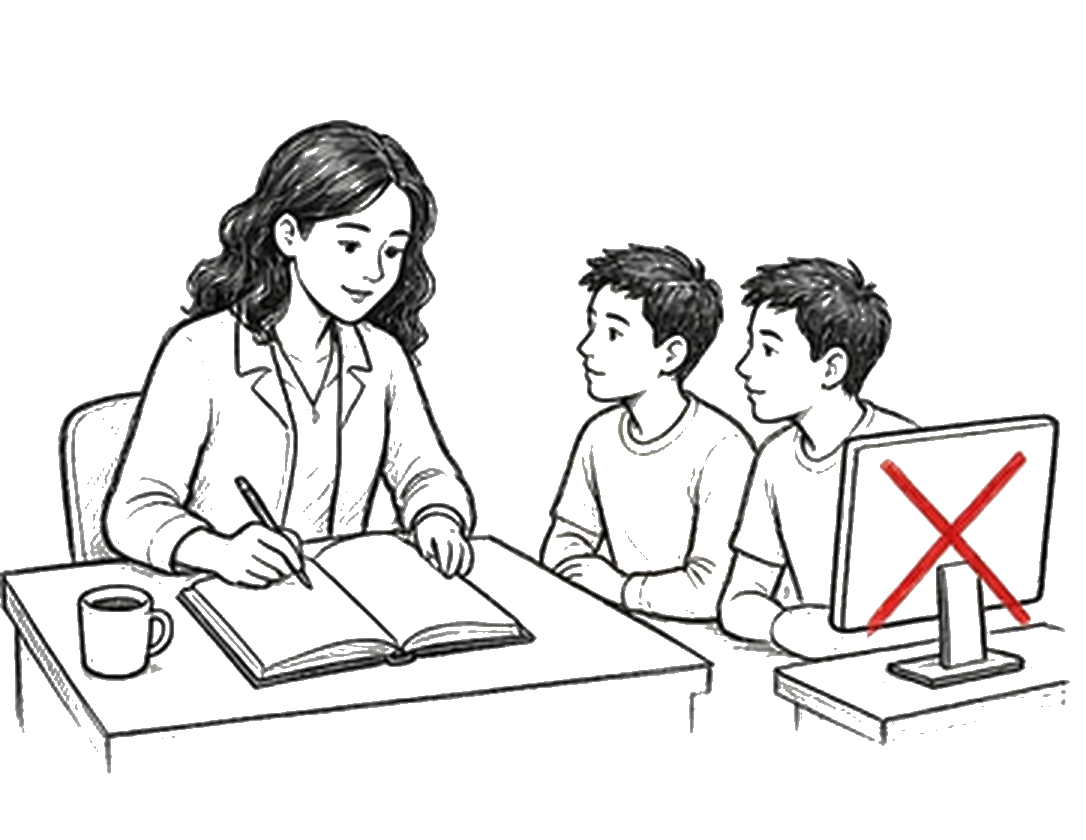
#> input picture assets/cousin.png, 1086 x 840 px, given in place of l4-milano.jpg, which was not available
$ python board4_build.py
#> lines starting #> are read from the running program, lines starting #| are printed output that depends on the picture; after the words box and inside, x2 and y2 are one past the last pixel; in counts of white or black regions, pixels touching at a corner belong together
"""Lavagna 4 (2016-2019): process generated art, align cues, write boards/lavagna4*.json.
Does not touch prepare_assets.py.
WARNING: regenerates boards/lavagna4.json and boards/lavagna4.art.json from scratch (art paths, cues, notes),
overwriting hand edits made later in those files. For text fixes edit boards/lavagna4.json directly.
Dry run: BOARDS_OUT=/tmp/x python3 tools/board4_build.py"""
from pathlib import Path
from PIL import Image,ImageDraw,ImageFont
import numpy as np,cv2,json,re,subprocess
P=Path(__file__).resolve().parent.parent;A=P/'assets'
PURPLE='#7442b8';PRGB=np.array([116,66,184])
X0=13280
font=ImageFont.truetype(str(A/'PatrickHand-Regular.ttf'),46)
def fit_note(dr,im,x,y,t,font,anchor,m=10):
 # keep the whole lettering (ascenders, accents, descenders of g j p q y) inside the image, with a margin
 l,tp,r,b=dr.textbbox((x,y),t,font=font,anchor=anchor);w,h=im.size
 dx=max(0,m-l)-max(0,r-(w-m));dy=max(0,m-tp)-max(0,b-(h-m));return x+dx,y+dy
def process(key,notes=()):
#> called with key = 'l4-milano', notes = ()
 im=Image.open(P/'from-gen'/f'{key}.jpg').convert('RGB');dr=ImageDraw.Draw(im)
#> in process, im is the input picture: PIL image 1086x840 RGB; mean R, G, B 230.3, 229.3, 229
 for (x,y,t) in notes: dr.text(fit_note(dr,im,x,y,t,font,'mt'),t,font=font,fill=PURPLE,anchor='mt')
 a=np.asarray(im).copy().astype(int);r,g,b=a[:,:,0],a[:,:,1],a[:,:,2]
#> after `r, g, b = (a[:, :, 0], a[:, :, 1], a[:, :, 2])`:
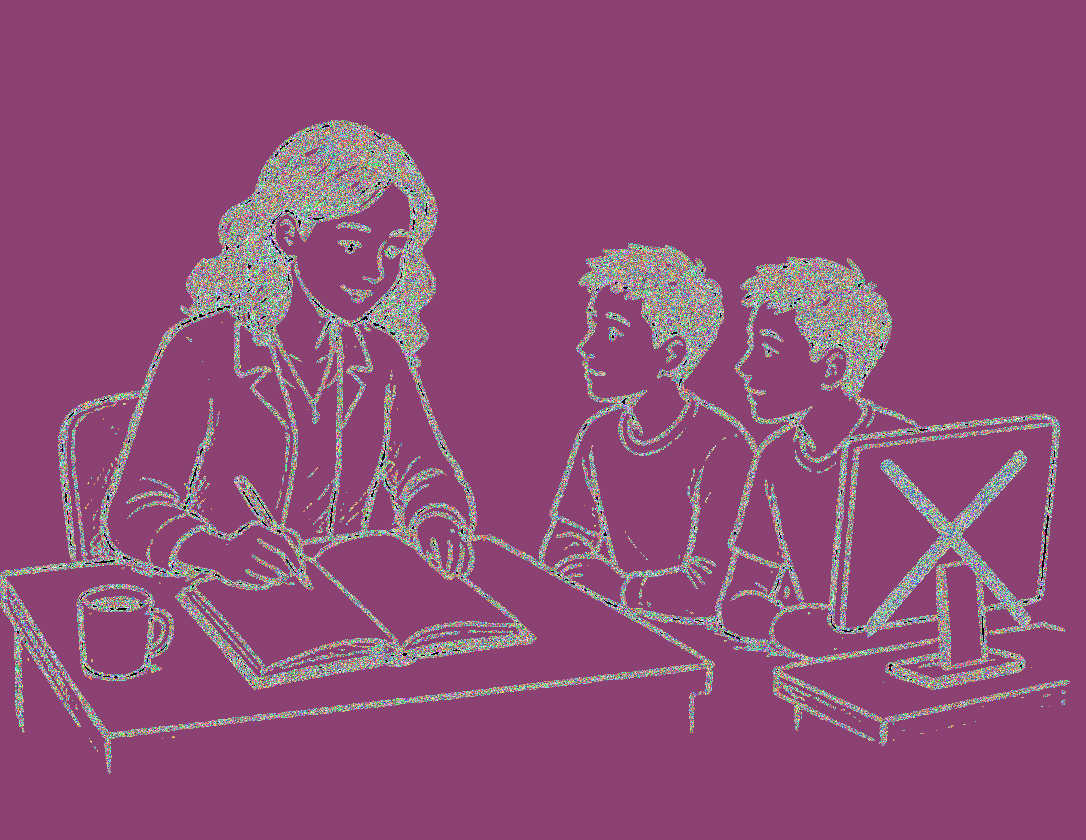
#> r: shape (840, 1086) int64; 255 distinct labels, from 0 to 255; one colour per label, 0 black
#> after `r, g, b = (a[:, :, 0], a[:, :, 1], a[:, :, 2])`:
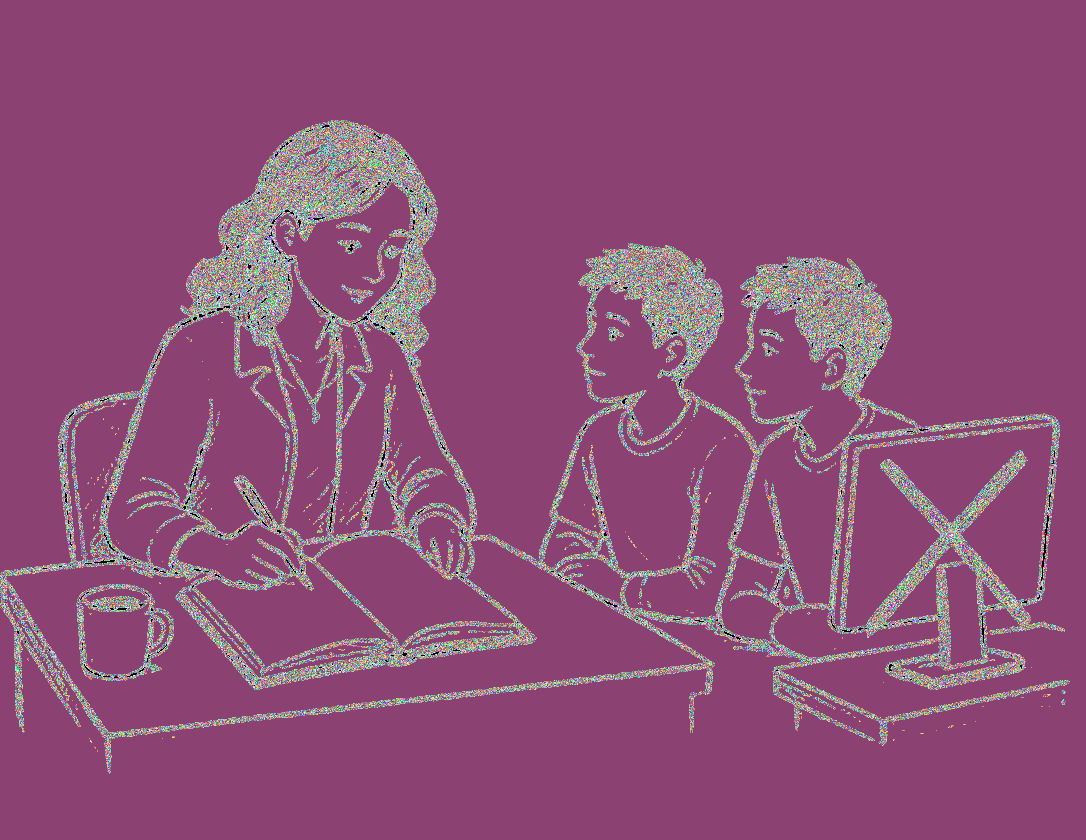
#> g: shape (840, 1086) int64; 219 distinct labels, from 0 to 255; one colour per label, 0 black
#> after `r, g, b = (a[:, :, 0], a[:, :, 1], a[:, :, 2])`:
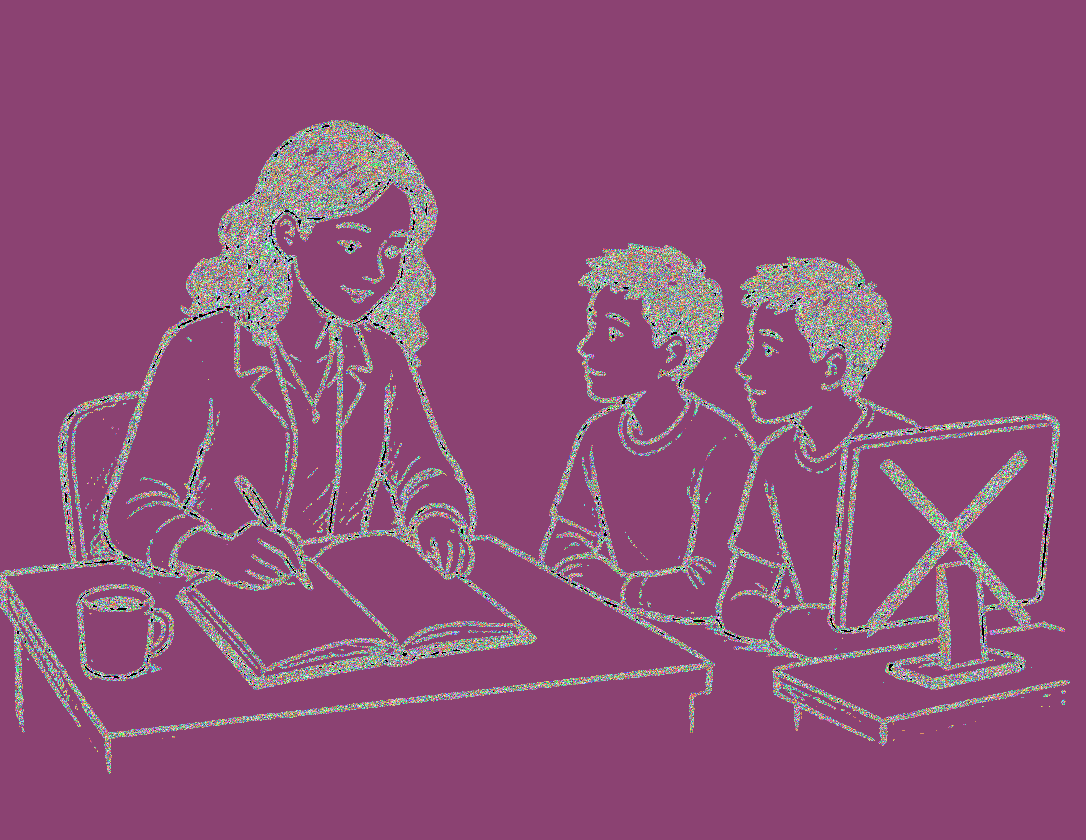
#> b: shape (840, 1086) int64; 214 distinct labels, from 0 to 255; one colour per label, 0 black
 green=(r>g+30)&(b>g+30)
#> green: shape (840, 1086) bool; every value is 0
 gray=(0.299*r+0.587*g+0.114*b);ink=(gray<170)|green
#> after `ink = (gray < 170) | green`:
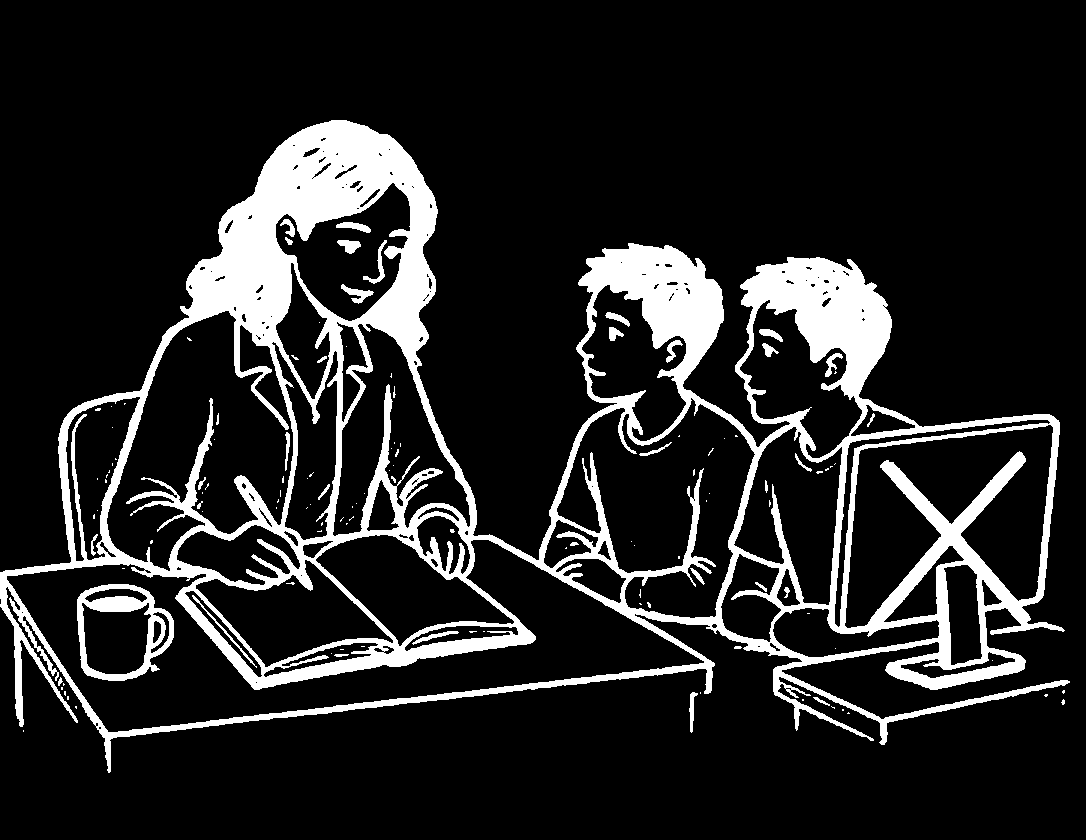
#> ink: shape (840, 1086) bool; 14.2% white; 127 white regions (91 under 20 px)
 out=a.copy();out[~ink]=255;out[green]=PRGB
 Image.fromarray(out.astype('uint8')).save(A/f'{key}.png')
 contours,_=cv2.findContours(ink.astype('uint8')*255,cv2.RETR_LIST,cv2.CHAIN_APPROX_SIMPLE)
#> contours = 278 contours, 180 with area under 20; largest, box (x1, y1, x2, y2) and area: (0, 120, 1070, 773) 364269, (6, 539, 705, 733) 49685, (106, 310, 294, 572) 28662, (556, 397, 756, 619) 25892, (844, 424, 1054, 629) 24562
 contours=sorted(contours,key=lambda c:(cv2.boundingRect(c)[0]//170,cv2.boundingRect(c)[1]))
 paths=[]
 for c in contours:
  if cv2.arcLength(c,False)<14:continue
  pts=cv2.approxPolyDP(c,1.3,True).reshape(-1,2).tolist()
  if len(pts)<2:continue
  paths+=pts+[pts[0],None]
#> this loop made 278 passes
#> c on passes 4, 5, 7: [[124, 403], [124, 404], [125, 403]], [[111, 406]], [[112, 427]]
#> after the loop, paths = 2280 items, first 6: [0, 572], [0, 606], [14, 626], [15, 708], [17, 718], [20, 721]
 w,h=im.size
#> w = 1086; h = 840
 return {'src':f'assets/{key}.png','w':w,'h':h,'path':paths,'radius':8}
W=1100;cols=[X0+150,X0+1450,X0+2750];rows=[380,1400];bcols=[X0+800,X0+2100]
layout=[('l4-milano',cols[0],rows[0],'1 · Three demos in Milan'),('l4-pretendenti',cols[1],rows[0],'2 · Two suitors at the door'),('l4-scelta',cols[2],rows[0],'3 · The choice'),
        ('l4-ciacco',bcols[0],rows[1],'4 · Dinner at Ciacco'),('l4-si',bcols[1],rows[1],'5 · The yes')]
art={};labels=[]
for key,x,y,label in layout:
 a=process(key);a.update({'x':x,'y':y,'width':W});art[key]=a
#> after `a = process(key)`: a = 5 items
 labels.append({'section':key,'text':label,'x':x-10,'y':y-70})
#> pass 2 of the loop `for key,x,y,label in layout:`:
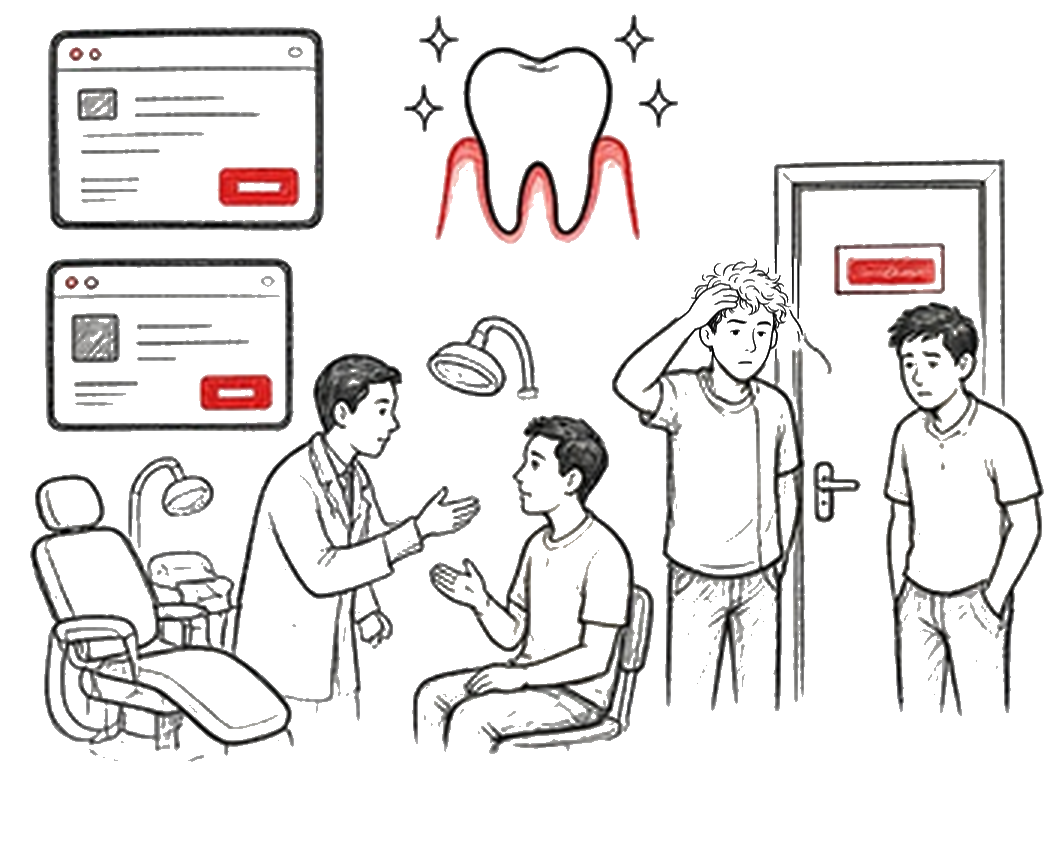
#> input picture assets/dentist.png, 1050 x 864 px, given in place of l4-pretendenti.jpg, which was not available
#> in process, im is the input picture: PIL image 1050x864 RGB; mean R, G, B 232.4, 230.4, 230.1
#> r: shape (864, 1050) int64; 256 distinct labels, from 0 to 255
#> g: shape (864, 1050) int64; 221 distinct labels, from 0 to 255
#> b: shape (864, 1050) int64; 224 distinct labels, from 0 to 255
#> green: shape (864, 1050) bool; every value is 0
#> gray: shape (864, 1050) float64
#> in process (call 2), `ink = (gray < 170) | green`:
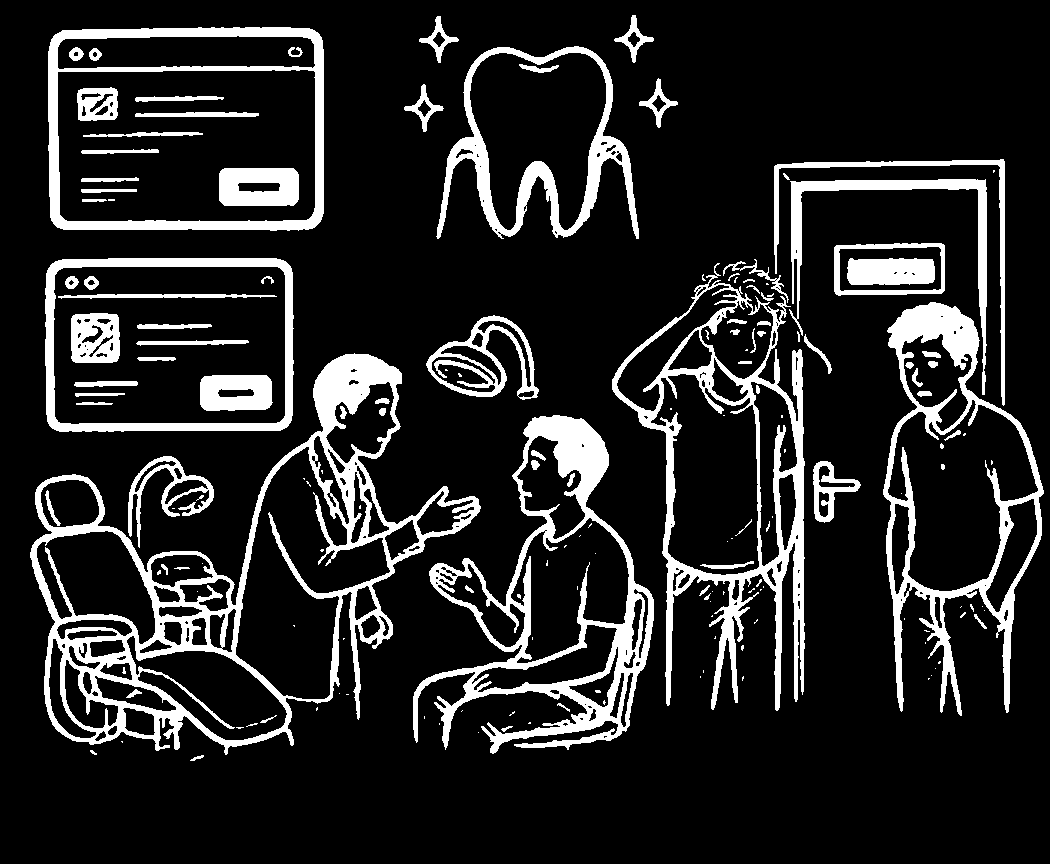
#> ink: shape (864, 1050) bool; 14.6% white; 169 white regions (84 under 20 px)
#> out: shape (864, 1050, 3) int64
#> in process (call 2), `Image.fromarray(out.astype('uint8')).save(A/f'{key}.png')`:
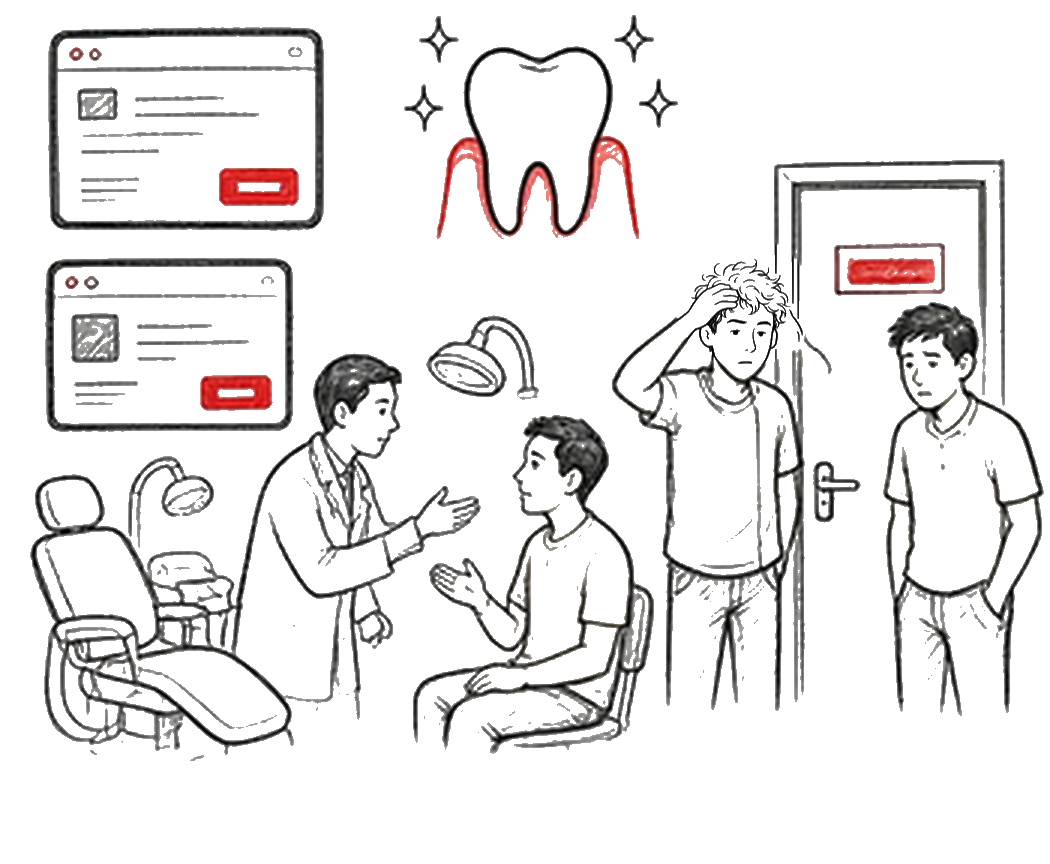
#> saved as l4-pretendenti.png: PIL image 1050x864 RGB; mean R, G, B 233.2, 231.4, 231.2
#> contours = 375 contours, 177 with area under 20; largest, box (x1, y1, x2, y2) and area: (30, 353, 481, 755) 82808, (48, 27, 324, 231) 54788, (612, 263, 805, 711) 43302, (45, 258, 294, 432) 42125, (57, 69, 316, 222) 38601
#> the loop in process (call 2), `for c in contours:` made 375 passes
#> pts on passes 3, 5, 6: [[77, 47], [69, 52], [69, 56], [73, 60], [79, 59], [83, 54]], [[94, 51], [97, 53], [95, 57], [92, 55]], [[75, 51], [78, 52], [77, 56], [73, 55]]
#> after the loop in process (call 2), `for c in contours:`: paths = 3557 items, first 6: [319, 34], [309, 28], [290, 27], [62, 30], [55, 34], [51, 39]
#> (the run stopped early here; a loop or call above may not have finished)
